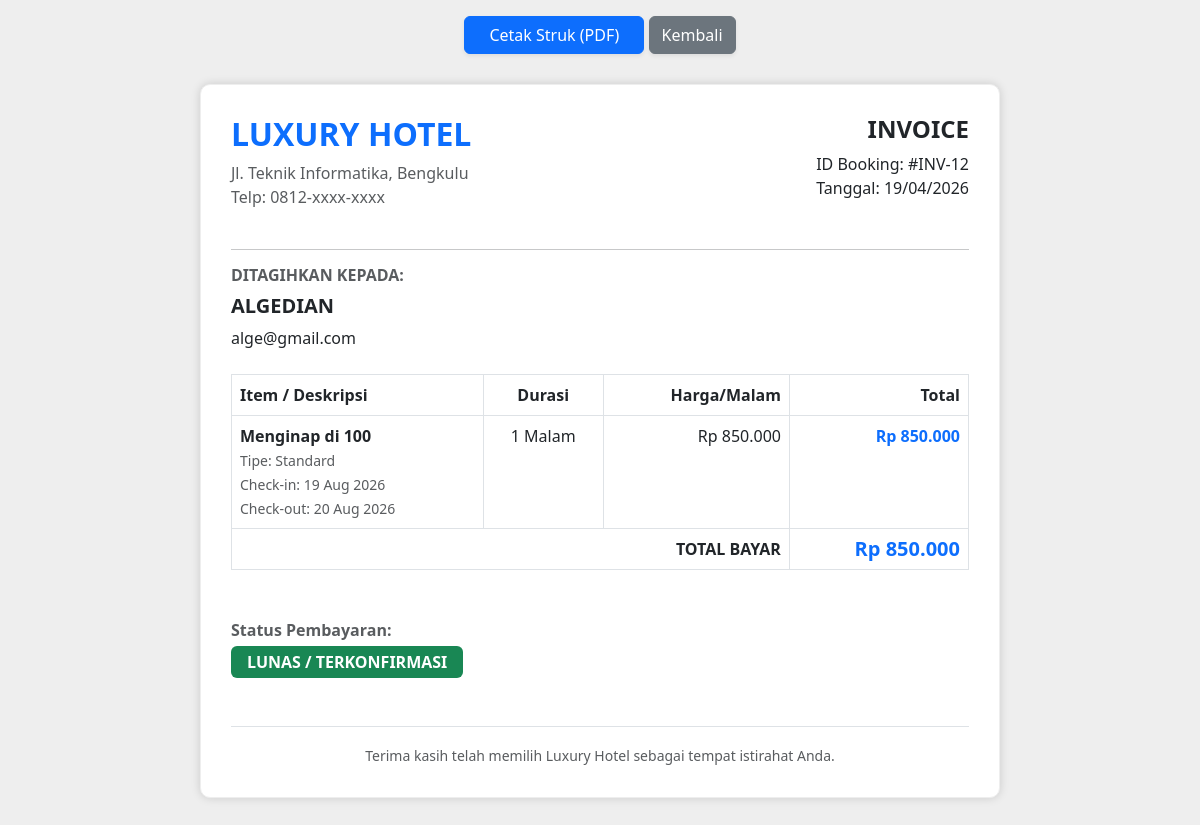
The app's page /invoice.php?id=12 (signed in) with its own data.
### tables this page shows
CREATE TABLE `bookings` (
  `id` int NOT NULL,
  `user_id` int DEFAULT NULL,
  `room_id` int DEFAULT NULL,
  `tanggal_checkin` date DEFAULT NULL,
  `tanggal_checkout` date DEFAULT NULL,
  `status` varchar(50) DEFAULT 'Pending',
  `total_harga` int NOT NULL
);

CREATE TABLE `users` (
  `id` int NOT NULL,
  `name` varchar(100) NOT NULL,
  `email` varchar(100) NOT NULL,
  `password` varchar(255) NOT NULL,
  `role` enum('admin','customer') DEFAULT 'customer'
);

CREATE TABLE `rooms` (
  `id` int NOT NULL,
  `nama_kamar` varchar(100) NOT NULL,
  `tipe` varchar(50) NOT NULL,
  `harga` int NOT NULL,
  `status` varchar(50) DEFAULT 'tersedia',
  `deskripsi` text,
  `gambar` varchar(255) DEFAULT NULL
);

### invoice.php (the view, shortened to what this page needs)
<?php
require_once '../config/db.php';
$booking_id = $_GET['id'];
$user_id = $_SESSION['user_id'];
$query = mysqli_query($conn, "SELECT bookings.*, users.name, users.email, rooms.nama_kamar, rooms.tipe, rooms.harga
                              FROM bookings
                              JOIN users ON bookings.user_id = users.id
                              JOIN rooms ON bookings.room_id = rooms.id
                              WHERE bookings.id = '$booking_id' AND bookings.user_id = '$user_id'");
$data = mysqli_fetch_assoc($query);
?>
<!DOCTYPE html>
<html lang="en">
<head>
    <link href="https://cdn.jsdelivr.net/npm/bootstrap@5.3.0/dist/css/bootstrap.min.css" rel="stylesheet">
</head>
<body>
<div class="container no-print mt-3 text-center">
    <button onclick="window.print()" class="btn btn-primary shadow-sm px-4">
        <i class="bi bi-printer"></i> Cetak Struk (PDF)
    </button>
    <a href="riwayat.php" class="btn btn-secondary shadow-sm">Kembali</a>
</div>
<div class="invoice-box">
    <div class="row mb-4">
        <div class="col-6">
            <h2 class="fw-bold text-primary">LUXURY HOTEL</h2>
            <p class="text-muted mb-0">Jl. Teknik Informatika, Bengkulu</p>
            <p class="text-muted">Telp: 0812-xxxx-xxxx</p>
        </div>
        <div class="col-6 text-end">
            <h4 class="fw-bold">INVOICE</h4>
            <p class="mb-0">ID Booking: #INV-<?= $data['id']; ?></p>
            <p>Tanggal: <?= date('d/m/Y'); ?></p>
        </div>
    </div>
    <hr>
    <div class="row mb-4">
        <div class="col-6">
            <h6 class="text-muted fw-bold">DITAGIHKAN KEPADA:</h6>
            <h5 class="fw-bold"><?= strtoupper($data['name']); ?></h5>
            <p class="mb-0"><?= $data['email']; ?></p>
        </div>
    </div>
    <table class="table table-bordered">
        <thead class="bg-light">
            <tr>
                <th>Item / Deskripsi</th>
                <th class="text-center">Durasi</th>
                <th class="text-end">Harga/Malam</th>
                <th class="text-end">Total</th>
            </tr>
        </thead>
        <tbody>
            <tr>
                <td>
                    <strong>Menginap di <?= $data['nama_kamar']; ?></strong><br>
                    <small class="text-muted">Tipe: <?= $data['tipe']; ?></small><br>
                    <small class="text-muted">Check-in: <?= date('d M Y', strtotime($data['tanggal_checkin'])); ?></small><br>
                    <small class="text-muted">Check-out: <?= date('d M Y', strtotime($data['tanggal_checkout'])); ?></small>
                </td>
                <td class="text-center">
                    <?php
                        $tgl1 = new DateTime($data['tanggal_checkin']);
                        $tgl2 = new DateTime($data['tanggal_checkout']);
                        $durasi = $tgl1->diff($tgl2)->days;
                        echo $durasi . " Malam";
                    ?>
                </td>
                <td class="text-end">Rp <?= number_format($data['harga'], 0, ',', '.'); ?></td>
                <td class="text-end fw-bold text-primary">Rp <?= number_format($data['total_harga'], 0, ',', '.'); ?></td>
            </tr>
        </tbody>
        <tfoot>
            <tr>
                <td colspan="3" class="text-end fw-bold">TOTAL BAYAR</td>
                <td class="text-end fw-bold h5 text-primary">Rp <?= number_format($data['total_harga'], 0, ',', '.'); ?></td>
            </tr>
        </tfoot>
    </table>
    <div class="mt-5">
        <p class="mb-1 text-muted fw-bold">Status Pembayaran:</p>
        <?php if($data['status'] == 'success'): ?>
            <span class="badge bg-success p-2 px-3 fs-6">LUNAS / TERKONFIRMASI</span>
        <?php else: ?>
            <span class="badge bg-warning text-dark p-2 px-3 fs-6">MENUNGGU KONFIRMASI</span>
        <?php endif; ?>
    </div>
    <div class="mt-5 text-center text-muted border-top pt-3">
        <small>Terima kasih telah memilih Luxury Hotel sebagai tempat istirahat Anda.</small>
    </div>
</div>
</body>
</html>

### invoice.php (style rules this page uses)
body { background: #eee; }
.invoice-box { max-width: 800px; margin: 30px auto; padding: 30px; border: 1px solid #eee; background: #fff; box-shadow: 0 0 10px rgba(0, 0, 0, 0.15); border-radius: 10px; }

### records on screen
bookings: id "12", user.name "ALGEDIAN", user.email "alge@gmail.com", room.nama_kamar "100", room.tipe "Standard", tanggal_checkin "19 Aug 2026", tanggal_checkout "20 Aug 2026", durasi "1", room.harga "850.000", total_harga "850.000"
